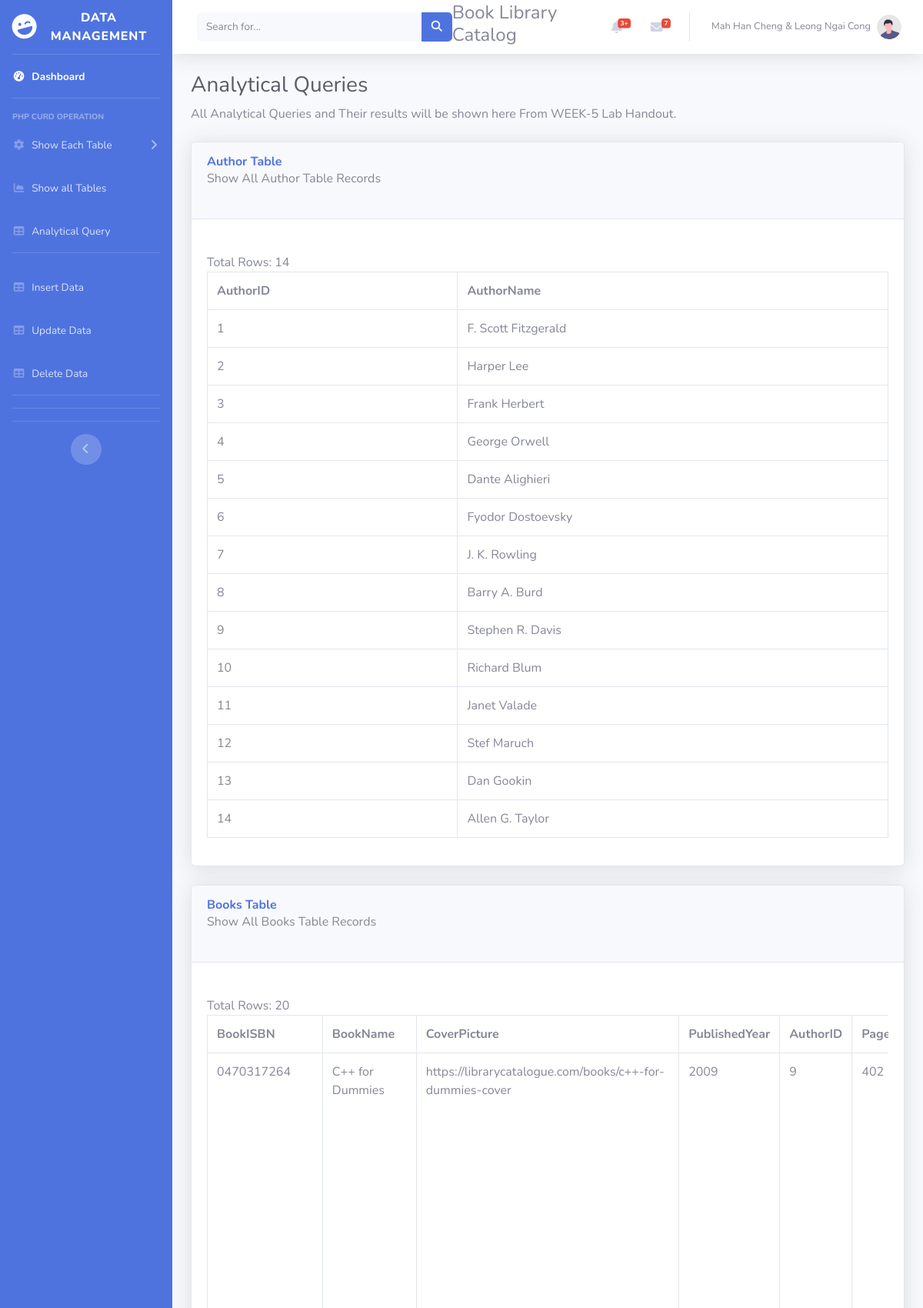
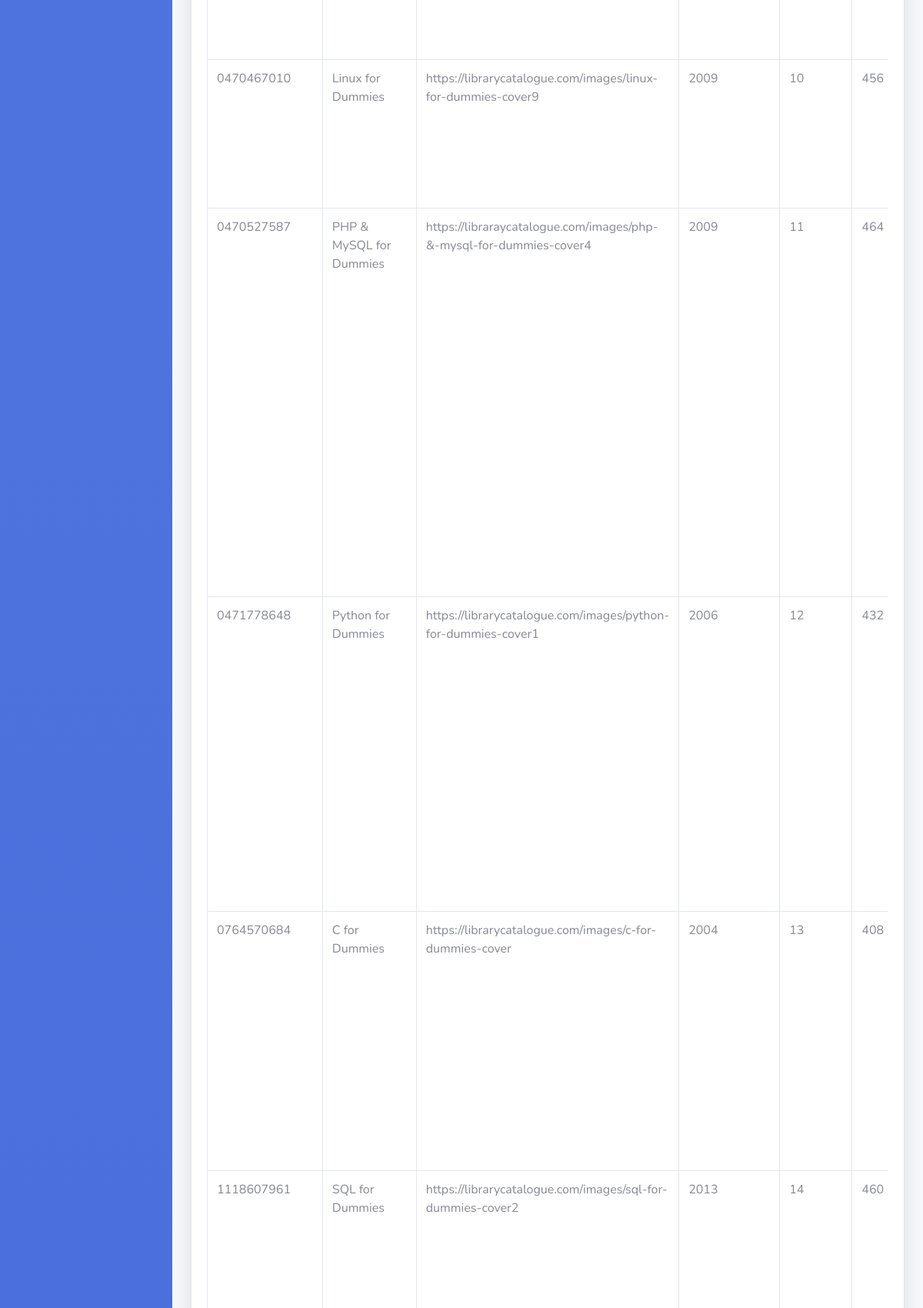
/showAllTables.php (upper part), run on the app's committed database (2 pictures, top to bottom).
### tables this page shows
CREATE TABLE `author` (
  `AuthorID` int(11) PRIMARY KEY AUTO_INCREMENT NOT NULL,
  `AuthorName` varchar(255) NOT NULL

);

CREATE TABLE `book` (
  `BookISBN` varchar(255) PRIMARY KEY NOT NULL,
  `BookName` varchar(255) NOT NULL,
  `CoverPicture` varchar(255) NOT NULL,
  `PublishedYear` year(4) NOT NULL,
  `AuthorID` int(11) NOT NULL,
  `PageCount` int(11) NOT NULL,
  `Description` varchar(255) DEFAULT NULL,
  `ReadingLink` varchar(255) DEFAULT NULL,
  `AvailableCount` int(11) NOT NULL,

  KEY `AuthorID` (`AuthorID`),

  CONSTRAINT `book_ibfk_1` FOREIGN KEY (`AuthorID`) REFERENCES `author` (`AuthorID`) ON DELETE CASCADE ON UPDATE CASCADE

);

### showAllTables.php (the view, shortened to what this page needs)
<?php
    include 'db_connect.php';
    include 'sideBarMenu.php';
?>
                <div class="container-fluid">
                    <h1 class="h3 mb-2 text-gray-800">Analytical Queries</h1>
                    <p class="mb-4">All Analytical Queries and Their results will be shown here From WEEK-5 Lab Handout.
                        </p>
                        <?php
                        $conn = mysqli_connect($servername, $username, $password, $dbname);
                        $sql1 = "SELECT * FROM author";
                        $queryTitle1 = "Author Table";
                        $queryDescription1 = "Show All Author Table Records";
                        generate_table($conn, $sql1, $queryTitle1, $queryDescription1);
                        $sql1 = "SELECT * FROM book";
                        $queryTitle1 = "Books Table";
                        $queryDescription1 = "Show All Books Table Records";
                        generate_table($conn, $sql1, $queryTitle1, $queryDescription1);
                        ?>
                </div>
<?php
include 'footer.php';
?>
<?php
function generate_table($conn, $sql, $queryTitle, $queryDescription) {
    echo '<div class="card shadow mb-4">
            <div class="card-header py-3">
                <h6 class="m-0 font-weight-bold text-primary">' . $queryTitle . '</h6>
                <p class="mb-4">' . $queryDescription . '</p>
            </div>
            <div class="card-body">
                <div class="table-responsive">';
    $result = mysqli_query($conn, $sql);
    echo "<br> Total Rows: " . mysqli_num_rows($result);
    if (mysqli_num_rows($result) > 0) {
        echo "<table border='1' class='table table-bordered' id='dataTable' width='100%' cellspacing='0'>";
        echo "<tr>";
        $firstRow = mysqli_fetch_assoc($result);
        foreach ($firstRow as $columnName => $value) {
            echo "<th>" . htmlspecialchars($columnName) . "</th>";
        }
        echo "</tr>";
        mysqli_data_seek($result, 0);
        while ($row = mysqli_fetch_assoc($result)) {
            echo "<tr>";
            foreach ($row as $columnValue) {
                echo "<td>" . htmlspecialchars($columnValue) . "</td>";
            }
            echo "</tr>";
        }
        echo "</table>";
    } else {
        echo "0 results";
    }
    echo '    </div>
            </div>
        </div>';
}
?>

### data on the page
author: AuthorID "1", AuthorName "F. Scott Fitzgerald"
author: AuthorID "2", AuthorName "Harper Lee"
author: AuthorID "3", AuthorName "Frank Herbert"
author: AuthorID "4", AuthorName "George Orwell"
author: AuthorID "5", AuthorName "Dante Alighieri"
author: AuthorID "6", AuthorName "Fyodor Dostoevsky"
author: AuthorID "7", AuthorName "J. K. Rowling"
author: AuthorID "8", AuthorName "Barry A. Burd"
author: AuthorID "9", AuthorName "Stephen R. Davis"
author: AuthorID "10", AuthorName "Richard Blum"
author: AuthorID "11", AuthorName "Janet Valade"
author: AuthorID "12", AuthorName "Stef Maruch"
author: AuthorID "13", AuthorName "Dan Gookin"
author: AuthorID "14", AuthorName "Allen G. Taylor"
book: BookISBN "0470317264", BookName "C++ for Dummies", CoverPicture "https://librarycatalogue.com/books/c++-for-dummies-cover", PublishedYear "2009", AuthorID "9", PageCount "402"
book: BookISBN "0470467010", BookName "Linux for Dummies", CoverPicture "https://librarycatalogue.com/images/linux-for-dummies-cover9", PublishedYear "2009", AuthorID "10", PageCount "456"
book: BookISBN "0470527587", BookName "PHP & MySQL for Dummies", CoverPicture "https://libraraycatalogue.com/images/php-&-mysql-for-dummies-cover4", PublishedYear "2009", AuthorID "11", PageCount "464"
book: BookISBN "0471778648", BookName "Python for Dummies", CoverPicture "https://librarycatalogue.com/images/python-for-dummies-cover1", PublishedYear "2006", AuthorID "12", PageCount "432"
book: BookISBN "0764570684", BookName "C for Dummies", CoverPicture "https://librarycatalogue.com/images/c-for-dummies-cover", PublishedYear "2004", AuthorID "13", PageCount "408"
book: BookISBN "1118607961", BookName "SQL for Dummies", CoverPicture "https://librarycatalogue.com/images/sql-for-dummies-cover2", PublishedYear "2013", AuthorID "14", PageCount "460"

### other printed values
$queryTitle "Author Table Books Table"
$queryDescription "Show All Author Table Records Show All Books Table Records"
mysqli_num_rows($result) "14 20"
$columnName "AuthorID"
$columnName "AuthorName"
$columnName "BookISBN"
$columnName "BookName"
$columnName "CoverPicture"
$columnName "PublishedYear"
